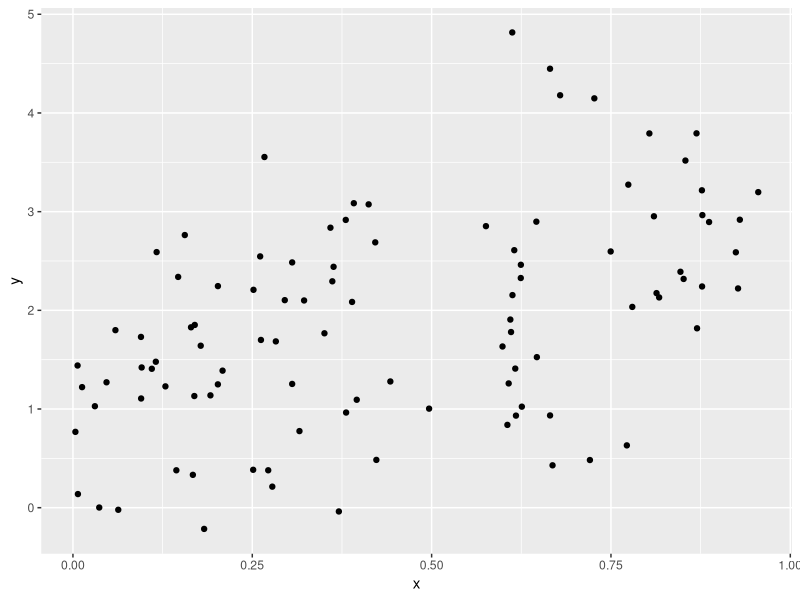

The R source for this figure:
## ---- chunk 1
library(tidyverse)

plot_df = 
  tibble(
    x = runif(100),
    y = 1+2*x + rnorm(100)
  )
plot_df |>
  ggplot(aes(x = x, y = y))+
  geom_point()
